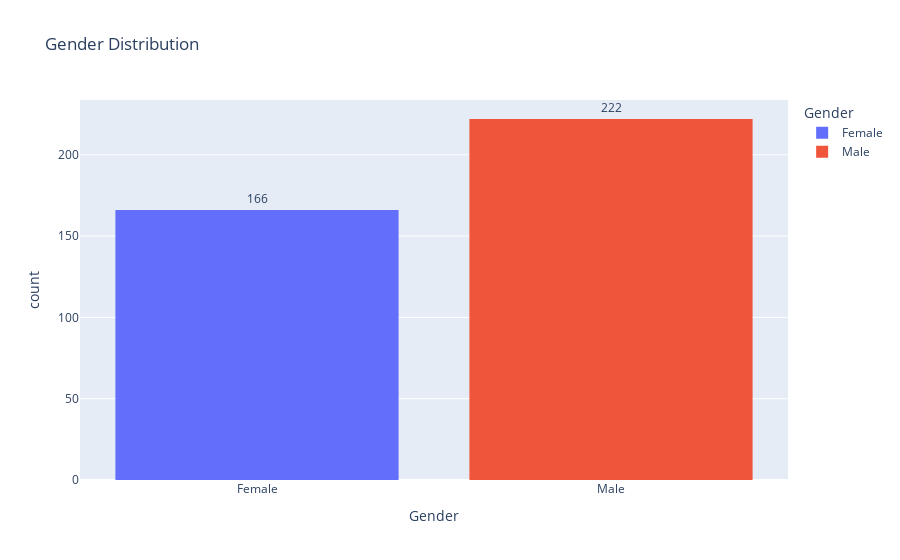

Notebook cell for this chart:
### Markdown cell above
GENDER COLUMN

### Code cell
# Create the histogram chart
fig = px.histogram(online_food, x='Gender', title='Gender Distribution', color='Gender',
                   color_discrete_sequence=['#636EFA', '#EF553B'])

# Add data labels
fig.update_traces(texttemplate='%{value}', textposition='outside')

# Show the plot
fig.show()

### Figure 1 — Plotly figure (JSON) as saved in the notebook; plotly's stock layout.template omitted (floating-point values rounded to 4 significant figures; data arrays with more than 128 entries replaced by an {"elided": "..."} marker saying what was removed)
{"data": [{"alignmentgroup": "True", "bingroup": "x", "hovertemplate": "Gender=%{x}<br>count=%{y}<extra></extra>", "legendgroup": "Female", "marker": {"color": "#636EFA", "pattern": {"shape": ""}}, "name": "Female", "offsetgroup": "Female", "orientation": "v", "showlegend": true, "textposition": "outside", "texttemplate": "%{value}", "type": "histogram", "x": {"elided": "166 str values"}, "xaxis": "x", "yaxis": "y"}, {"alignmentgroup": "True", "bingroup": "x", "hovertemplate": "Gender=%{x}<br>count=%{y}<extra></extra>", "legendgroup": "Male", "marker": {"color": "#EF553B", "pattern": {"shape": ""}}, "name": "Male", "offsetgroup": "Male", "orientation": "v", "showlegend": true, "textposition": "outside", "texttemplate": "%{value}", "type": "histogram", "x": {"elided": "222 str values"}, "xaxis": "x", "yaxis": "y"}], "layout": {"barmode": "relative", "legend": {"title": {"text": "Gender"}, "tracegroupgap": 0}, "title": {"text": "Gender Distribution"}, "xaxis": {"anchor": "y", "categoryarray": ["Female", "Male"], "categoryorder": "array", "domain": [0, 1], "title": {"text": "Gender"}}, "yaxis": {"anchor": "x", "domain": [0, 1], "title": {"text": "count"}}}}
